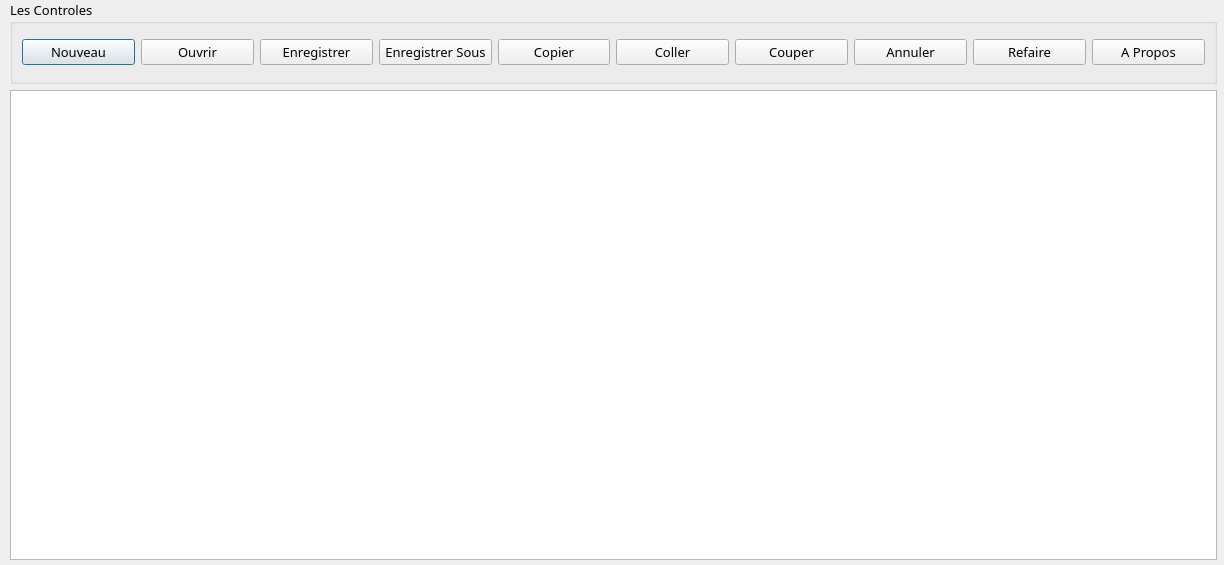
<?xml version="1.0" encoding="UTF-8"?>
<ui version="4.0">
 <class>Notepad</class>
 <widget class="QDialog" name="Notepad">
  <property name="geometry">
   <rect>
    <x>0</x>
    <y>0</y>
    <width>1224</width>
    <height>565</height>
   </rect>
  </property>
  <property name="windowTitle">
   <string>Dialog</string>
  </property>
  <widget class="QGroupBox" name="groupBox">
   <property name="geometry">
    <rect>
     <x>10</x>
     <y>0</y>
     <width>1207</width>
     <height>84</height>
    </rect>
   </property>
   <property name="font">
    <font>
     <family>MV Boli</family>
     <pointsize>10</pointsize>
    </font>
   </property>
   <property name="title">
    <string>Les Controles</string>
   </property>
   <layout class="QHBoxLayout" name="horizontalLayout_2">
    <item>
     <widget class="QPushButton" name="New">
      <property name="text">
       <string>Nouveau</string>
      </property>
      <property name="icon">
       <iconset resource="photos.qrc">
        <normaloff>:/new.png</normaloff>:/new.png</iconset>
      </property>
      <property name="iconSize">
       <size>
        <width>20</width>
        <height>20</height>
       </size>
      </property>
      <property name="checkable">
       <bool>false</bool>
      </property>
     </widget>
    </item>
    <item>
     <widget class="QPushButton" name="Open">
      <property name="text">
       <string>Ouvrir</string>
      </property>
      <property name="icon">
       <iconset resource="photos.qrc">
        <normaloff>:/open.png</normaloff>:/open.png</iconset>
      </property>
      <property name="iconSize">
       <size>
        <width>20</width>
        <height>20</height>
       </size>
      </property>
     </widget>
    </item>
    <item>
     <widget class="QPushButton" name="Save">
      <property name="text">
       <string>Enregistrer</string>
      </property>
      <property name="icon">
       <iconset resource="photos.qrc">
        <normaloff>:/save.jpg</normaloff>:/save.jpg</iconset>
      </property>
      <property name="iconSize">
       <size>
        <width>20</width>
        <height>20</height>
       </size>
      </property>
     </widget>
    </item>
    <item>
     <widget class="QPushButton" name="pushButton_4">
      <property name="text">
       <string>Enregistrer Sous</string>
      </property>
      <property name="icon">
       <iconset resource="photos.qrc">
        <normaloff>:/save as.png</normaloff>:/save as.png</iconset>
      </property>
      <property name="iconSize">
       <size>
        <width>20</width>
        <height>20</height>
       </size>
      </property>
     </widget>
    </item>
    <item>
     <widget class="QPushButton" name="Copy">
      <property name="text">
       <string>Copier</string>
      </property>
      <property name="icon">
       <iconset resource="photos.qrc">
        <normaloff>:/copy.png</normaloff>:/copy.png</iconset>
      </property>
      <property name="iconSize">
       <size>
        <width>20</width>
        <height>20</height>
       </size>
      </property>
     </widget>
    </item>
    <item>
     <widget class="QPushButton" name="Paste">
      <property name="text">
       <string>Coller</string>
      </property>
      <property name="icon">
       <iconset resource="photos.qrc">
        <normaloff>:/paste.png</normaloff>:/paste.png</iconset>
      </property>
      <property name="iconSize">
       <size>
        <width>20</width>
        <height>20</height>
       </size>
      </property>
     </widget>
    </item>
    <item>
     <widget class="QPushButton" name="Cut">
      <property name="text">
       <string>Couper</string>
      </property>
      <property name="icon">
       <iconset resource="photos.qrc">
        <normaloff>:/cut.png</normaloff>:/cut.png</iconset>
      </property>
      <property name="iconSize">
       <size>
        <width>20</width>
        <height>20</height>
       </size>
      </property>
     </widget>
    </item>
    <item>
     <widget class="QPushButton" name="pushButton_10">
      <property name="text">
       <string>Annuler</string>
      </property>
      <property name="icon">
       <iconset resource="photos.qrc">
        <normaloff>:/undo.png</normaloff>:/undo.png</iconset>
      </property>
      <property name="iconSize">
       <size>
        <width>20</width>
        <height>20</height>
       </size>
      </property>
     </widget>
    </item>
    <item>
     <widget class="QPushButton" name="Redo">
      <property name="text">
       <string>Refaire</string>
      </property>
      <property name="icon">
       <iconset resource="photos.qrc">
        <normaloff>:/redo.png</normaloff>:/redo.png</iconset>
      </property>
      <property name="iconSize">
       <size>
        <width>20</width>
        <height>20</height>
       </size>
      </property>
     </widget>
    </item>
    <item>
     <widget class="QPushButton" name="pushButton_2">
      <property name="text">
       <string>A Propos</string>
      </property>
      <property name="icon">
       <iconset resource="photos.qrc">
        <normaloff>:/about.png</normaloff>:/about.png</iconset>
      </property>
      <property name="iconSize">
       <size>
        <width>20</width>
        <height>20</height>
       </size>
      </property>
     </widget>
    </item>
   </layout>
  </widget>
  <widget class="QTextEdit" name="textEdit">
   <property name="geometry">
    <rect>
     <x>10</x>
     <y>90</y>
     <width>1207</width>
     <height>470</height>
    </rect>
   </property>
   <property name="font">
    <font>
     <family>MV Boli</family>
     <pointsize>10</pointsize>
    </font>
   </property>
  </widget>
 </widget>
 <resources>
  <include location="photos.qrc"/>
 </resources>
 <connections/>
</ui>
